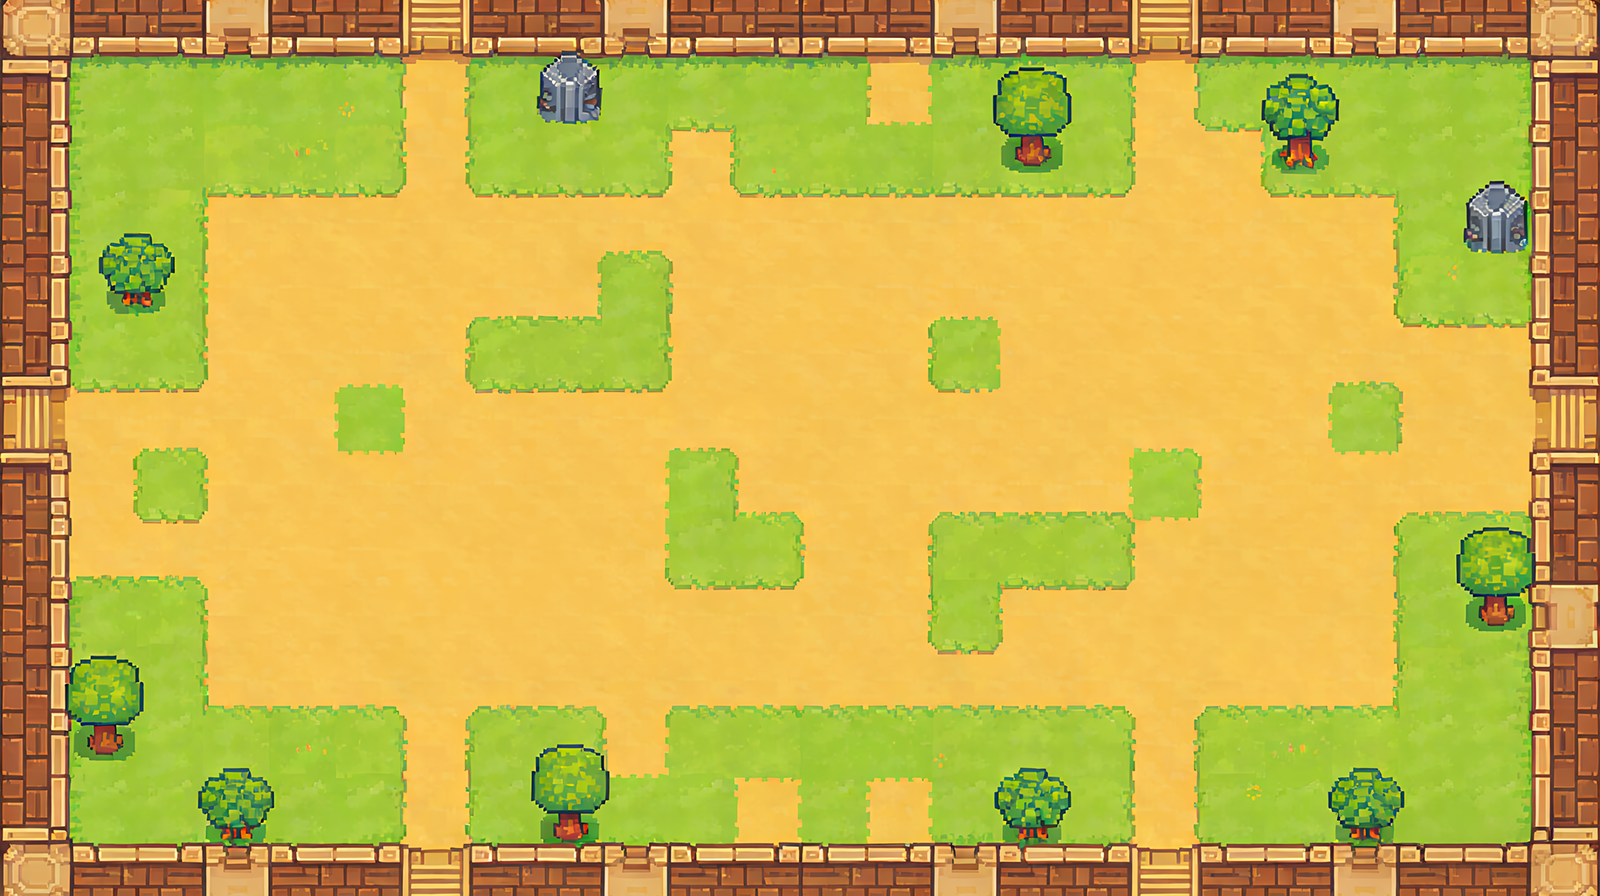

A 2D game scene composited from a Tiled map and its tileset images. What follows is a short description and the map's XML, with every tile layer's data as written:
An orthogonal 50x28 tile map with 32x32 px tiles, 1 tile layer (图块层 1) and 2 objects.

<map version="1.10" tiledversion="1.11.2" orientation="orthogonal" renderorder="right-down" width="50" height="28" tilewidth="32" tileheight="32" infinite="0" nextlayerid="6" nextobjectid="5">
 <tileset firstgid="1" name="1" tilewidth="32" tileheight="32" tilecount="1400" columns="50">
  <image source="2.png" width="1600" height="900" />
 </tileset>
 <objectgroup id="4" name="Road">
  <object id="3" x="1580" y="432">
   <polyline points="0,0 -154.667,1.33333 -152,60 -349.333,58.6667 -350.667,-8 -1150.67,-1.33333 -1148,128 -1497.33,126.667 -1500,-5.33333 -1569.33,-8" />
  </object>
 </objectgroup>
 <objectgroup id="5" name="Road1">
  <object id="4" x="1170" y="72">
   <polyline points="0,0 0,236 -482,230 -484,160 -932,166 -930,360 -1152,350" />
  </object>
 </objectgroup>
 <layer id="1" name="图块层 1" width="50" height="28">
  <data encoding="csv">
1,2,3,4,5,6,7,8,9,10,11,12,13,14,15,16,17,18,19,20,21,22,23,24,25,26,27,28,29,30,31,32,33,34,35,36,37,38,39,40,41,42,43,44,45,46,47,48,49,50,
51,52,53,54,55,56,57,58,59,60,61,62,63,64,65,66,67,68,69,70,71,72,73,74,75,76,77,78,79,80,81,82,83,84,85,86,87,88,89,90,91,92,93,94,95,96,97,98,99,100,
101,102,103,104,105,106,107,108,109,110,111,112,113,114,115,116,117,118,119,120,121,122,123,124,125,126,127,128,129,130,131,132,133,134,135,136,137,138,139,140,141,142,143,144,145,146,147,148,149,150,
151,152,153,154,155,156,157,158,159,160,161,162,163,164,165,166,167,168,169,170,171,172,173,174,175,176,177,178,179,180,181,182,183,184,185,186,187,188,189,190,191,192,193,194,195,196,197,198,199,200,
201,202,203,204,205,206,207,208,209,210,211,212,213,214,215,216,217,218,219,220,221,222,223,224,225,226,227,228,229,230,231,232,233,234,235,236,237,238,239,240,241,242,243,244,245,246,247,248,249,250,
251,252,253,254,255,256,257,258,259,260,261,262,263,264,265,266,267,268,269,270,271,272,273,274,275,276,277,278,279,280,281,282,283,284,285,286,287,288,289,290,291,292,293,294,295,296,297,298,299,300,
301,302,303,304,305,306,307,308,309,310,311,312,313,314,315,316,317,318,319,320,321,322,323,324,325,326,327,328,329,330,331,332,333,334,335,336,337,338,339,340,341,342,343,344,345,346,347,348,349,350,
351,352,353,354,355,356,357,358,359,360,361,362,363,364,365,366,367,368,369,370,371,372,373,374,375,376,377,378,379,380,381,382,383,384,385,386,387,388,389,390,391,392,393,394,395,396,397,398,399,400,
401,402,403,404,405,406,407,408,409,410,411,412,413,414,415,416,417,418,419,420,421,422,423,424,425,426,427,428,429,430,431,432,433,434,435,436,437,438,439,440,441,442,443,444,445,446,447,448,449,450,
451,452,453,454,455,456,457,458,459,460,461,462,463,464,465,466,467,468,469,470,471,472,473,474,475,476,477,478,479,480,481,482,483,484,485,486,487,488,489,490,491,492,493,494,495,496,497,498,499,500,
501,502,503,504,505,506,507,508,509,510,511,512,513,514,515,516,517,518,519,520,521,522,523,524,525,526,527,528,529,530,531,532,533,534,535,536,537,538,539,540,541,542,543,544,545,546,547,548,549,550,
551,552,553,554,555,556,557,558,559,560,561,562,563,564,565,566,567,568,569,570,571,572,573,574,575,576,577,578,579,580,581,582,583,584,585,586,587,588,589,590,591,592,593,594,595,596,597,598,599,600,
601,602,603,604,605,606,607,608,609,610,611,612,613,614,615,616,617,618,619,620,621,622,623,624,625,626,627,628,629,630,631,632,633,634,635,636,637,638,639,640,641,642,643,644,645,646,647,648,649,650,
651,652,653,654,655,656,657,658,659,660,661,662,663,664,665,666,667,668,669,670,671,672,673,674,675,676,677,678,679,680,681,682,683,684,685,686,687,688,689,690,691,692,693,694,695,696,697,698,699,700,
701,702,703,704,705,706,707,708,709,710,711,712,713,714,715,716,717,718,719,720,721,722,723,724,725,726,727,728,729,730,731,732,733,734,735,736,737,738,739,740,741,742,743,744,745,746,747,748,749,750,
751,752,753,754,755,756,757,758,759,760,761,762,763,764,765,766,767,768,769,770,771,772,773,774,775,776,777,778,779,780,781,782,783,784,785,786,787,788,789,790,791,792,793,794,795,796,797,798,799,800,
801,802,803,804,805,806,807,808,809,810,811,812,813,814,815,816,817,818,819,820,821,822,823,824,825,826,827,828,829,830,831,832,833,834,835,836,837,838,839,840,841,842,843,844,845,846,847,848,849,850,
851,852,853,854,855,856,857,858,859,860,861,862,863,864,865,866,867,868,869,870,871,872,873,874,875,876,877,878,879,880,881,882,883,884,885,886,887,888,889,890,891,892,893,894,895,896,897,898,899,900,
901,902,903,904,905,906,907,908,909,910,911,912,913,914,915,916,917,918,919,920,921,922,923,924,925,926,927,928,929,930,931,932,933,934,935,936,937,938,939,940,941,942,943,944,945,946,947,948,949,950,
951,952,953,954,955,956,957,958,959,960,961,962,963,964,965,966,967,968,969,970,971,972,973,974,975,976,977,978,979,980,981,982,983,984,985,986,987,988,989,990,991,992,993,994,995,996,997,998,999,1000,
1001,1002,1003,1004,1005,1006,1007,1008,1009,1010,1011,1012,1013,1014,1015,1016,1017,1018,1019,1020,1021,1022,1023,1024,1025,1026,1027,1028,1029,1030,1031,1032,1033,1034,1035,1036,1037,1038,1039,1040,1041,1042,1043,1044,1045,1046,1047,1048,1049,1050,
1051,1052,1053,1054,1055,1056,1057,1058,1059,1060,1061,1062,1063,1064,1065,1066,1067,1068,1069,1070,1071,1072,1073,1074,1075,1076,1077,1078,1079,1080,1081,1082,1083,1084,1085,1086,1087,1088,1089,1090,1091,1092,1093,1094,1095,1096,1097,1098,1099,1100,
1101,1102,1103,1104,1105,1106,1107,1108,1109,1110,1111,1112,1113,1114,1115,1116,1117,1118,1119,1120,1121,1122,1123,1124,1125,1126,1127,1128,1129,1130,1131,1132,1133,1134,1135,1136,1137,1138,1139,1140,1141,1142,1143,1144,1145,1146,1147,1148,1149,1150,
1151,1152,1153,1154,1155,1156,1157,1158,1159,1160,1161,1162,1163,1164,1165,1166,1167,1168,1169,1170,1171,1172,1173,1174,1175,1176,1177,1178,1179,1180,1181,1182,1183,1184,1185,1186,1187,1188,1189,1190,1191,1192,1193,1194,1195,1196,1197,1198,1199,1200,
1201,1202,1203,1204,1205,1206,1207,1208,1209,1210,1211,1212,1213,1214,1215,1216,1217,1218,1219,1220,1221,1222,1223,1224,1225,1226,1227,1228,1229,1230,1231,1232,1233,1234,1235,1236,1237,1238,1239,1240,1241,1242,1243,1244,1245,1246,1247,1248,1249,1250,
1251,1252,1253,1254,1255,1256,1257,1258,1259,1260,1261,1262,1263,1264,1265,1266,1267,1268,1269,1270,1271,1272,1273,1274,1275,1276,1277,1278,1279,1280,1281,1282,1283,1284,1285,1286,1287,1288,1289,1290,1291,1292,1293,1294,1295,1296,1297,1298,1299,1300,
1301,1302,1303,1304,1305,1306,1307,1308,1309,1310,1311,1312,1313,1314,1315,1316,1317,1318,1319,1320,1321,1322,1323,1324,1325,1326,1327,1328,1329,1330,1331,1332,1333,1334,1335,1336,1337,1338,1339,1340,1341,1342,1343,1344,1345,1346,1347,1348,1349,1350,
1351,1352,1353,1354,1355,1356,1357,1358,1359,1360,1361,1362,1363,1364,1365,1366,1367,1368,1369,1370,1371,1372,1373,1374,1375,1376,1377,1378,1379,1380,1381,1382,1383,1384,1385,1386,1387,1388,1389,1390,1391,1392,1393,1394,1395,1396,1397,1398,1399,1400
</data>
 </layer>
</map>
